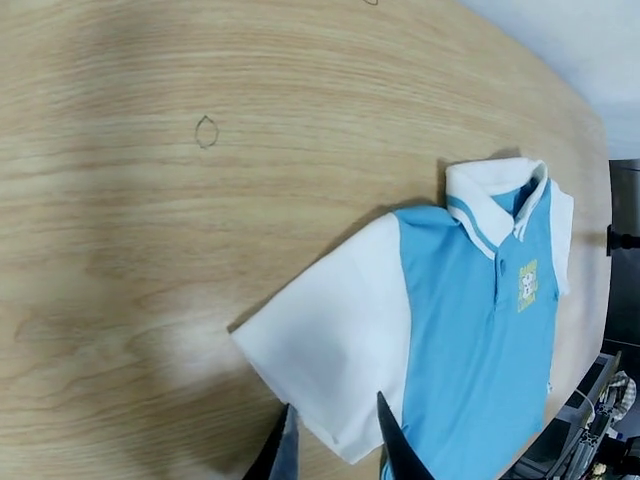
#> input picture frame 77 of policy/x2robot_dataset/tests/data_builder/video_folder/P01-20240203-150506.mp4, 640 x 480 px, given in place of faceImg.mp4, which was not available
$ jupyter execute --allow-errors test_image_video_x2_mix.ipynb   (shell and % lines are left out)
#> lines starting #> are read from the running program, lines starting #| are printed output that depends on the picture
### policy/x2robot_dataset/x2robot_dataset/lazy_dataset.py
from typing import List, Tuple, Dict, Any, Callable, Optional
from pathlib import Path
from dataclasses import dataclass
import queue
import threading
import os
import random
from sympy import rem
from torch import seed
from torch.utils.data import IterableDataset,Sampler
import numpy as np
import time

import torch
import torch.distributed as dist

from collections import defaultdict
import tqdm

import multiprocessing
from dataclasses import dataclass, field

from x2robot_dataset.common.data_preprocessing import _TAC_FILE_MAPPING_V2
from x2robot_dataset.common.utils import balanced_split_between_processes
from x2robot_dataset.common.datasets import (
    create_instance,
    CLASS_REGISTRY,
    ImageDataBuilder,
    VideoDataBuilder,
    MultiVideoLazyDataset
)

import warnings
import gc

warnings.filterwarnings("ignore", message="Length of IterableDataset")


@dataclass
class X2RDataProcessingConfig:
    cam_mapping:dict            = field(default_factory=lambda: {'faceImg': 'face_view', 'leftImg': 'left_wrist_view', 'rightImg': 'right_wrist_view'})
    tac_mapping:Dict[str,str]   = field(default_factory=dict)
    # action_keys:List[str]       = field(default_factory=lambda: list(_ACTION_KEY_EE_MAPPING.keys()))
    predict_action_keys:List[str] = field(default_factory=list)
    obs_action_keys:List[str]   = field(default_factory=list)

    tac_dim:tuple               = (3,15)
    head_action_dim:tuple       = (2,)
    image_height:int            = 480
    image_width:int             = 640
    fps:int                     = 20
    filter_angle_outliers:bool  = True
    detect_motion:bool          = True
    trim_stationary:bool        = False
    parse_tactile:bool          = False
    parse_depth_image:bool      = False
    parse_head_action:bool      = False

    train_test_split:float      = 0.9
    split_seed:int              = 42

    default_instruction:str     = ''
    class_type:str              = 'x2'  # options: 'x2', 'hf', 'zarr', 'image', 'video'

    sample_rate: Optional[float] = None  # Sampling rate for both actions and images (0-1), None means no sampling
    task:str = "action_prediction"
    instruction_path:str = None
    instruction_key:List[Dict] = None

    low_dim_obs_horizon         = 1

    def __post_init__(self):
        if self.class_type == 'x2':
            if self.cam_mapping is None:
                self.cam_mapping = {
                    'faceImg':'face_view',
                    'leftImg':'left_wrist_view',
                    'rightImg':'right_wrist_view'
                }
            self.tac_mapping = _TAC_FILE_MAPPING_V2

        allowed_class_types = CLASS_REGISTRY.keys()
        if self.class_type not in allowed_class_types:
            raise ValueError(
                f"Invalid value for `class_type`: '{self.class_type}'. "
                f"Allowed values are: {allowed_class_types}."
            )

        # Validate sampling rate
        if self.sample_rate is not None and not 0 < self.sample_rate <= 1:
            raise ValueError(f"sample_rate must be between 0 and 1, got {self.sample_rate}")

    def as_dict(self):
        return self.__dict__

    def get(self, key: str, default=None):
        """获取配置值，如果键不存在则返回默认值"""
        return getattr(self, key, default)

    # [28 lines left out: functions use_6D_rotation, use_relative_action, update, not called in this run]

@dataclass
class X2RDataChunkConfig:
    action_horizon:int          = 21
    action_history_length:int   = 0
    image_horizon:int           = 1
    image_history_length:int    = 0
    merge_cur_history:bool      = False # 是否把历史action和当前action合并
    merge_image_history:bool    = False # 是否把历史image和当前image合并
    left_padding:bool           = False
    right_padding:bool          = True
    tac_keys:List[str]          = None

    # label_data_parser and mask_data_parser should be a class that has some method
    label_data_parser:object    = None
    mask_data_parser:object     = None
    mask_type:str               = None
    mask_keys:List[str]         = None

    return_last_obs:bool        = True
    return_first_obs:bool       = False
    return_next_obs_indices:List[int]  = None # 用于返回未来observation的下标列表

    def __post_init__(self):
        if self.action_history_length > 0 and not self.left_padding:
            raise ValueError("不能同时设置 action_history_length > 0 和 left_padding = False。当需要历史动作时必须启用left_padding。")

    def as_dict(self):
        return self.__dict__

    # [111 lines left out: functions use_relative_action, update, make_lazy_dataset, not called in this run]


class IterChunkDataset(IterableDataset):
    """Dataset for loading and iterating over video frames with preloading support."""

    # [85 lines left out: function __init__, not called in this run]

    def __len__(self) -> int:
        return self.dataset.num_episodes

    # [590 lines left out: functions num_frames, _initialize_data_loading, _preloader_worker, __iter__, _start_producers, _get_frame_from_buffer and 12 more, not called in this run]

    class BalancedSampler(Sampler):
        # [40 lines left out: functions __init__, __iter__, not called in this run]

        def __len__(self):
            return len(self.indices)

        def set_epoch(self, epoch):
            self.epoch = epoch

        @property
        def rank_min_frame_count(self):
            return min(self.balanced_frame_counts)

### policy/x2robot_dataset/tests/test_image_video_x2_mix.ipynb
[cell 1]
from x2robot_dataset.common.datasets import (
    create_instance
)

from pathlib import Path

data_config = {'class_type':'image'}
data_folder = './data_builder/image_folder1'

#> (the rest of this cell did not finish here and is left out)

[cell 2]
from x2robot_dataset.lazy_dataset import make_lazy_dataset, X2RDataProcessingConfig
from pathlib import Path

data_folders = ['./data_builder/image_folder1', './data_builder/image_folder2']
#> (the rest of this cell did not finish here and is left out)

[cell 3]
from x2robot_dataset.lazy_dataset import IterChunkDataset, X2RDataProcessingConfig,X2RDataChunkConfig

from pathlib import Path

data_folders = ['./data_builder/image_folder1', './data_builder/image_folder2']
#> (the rest of this cell did not finish here and is left out)

[cell 4]
from x2robot_dataset.lazy_dataset import IterChunkDataset, X2RDataProcessingConfig, X2RDataChunkConfig

from pathlib import Path

data_folders = [
        './data_builder/image_folder1', \
        './data_builder/video_folder', \
        '/x2robot/zhengwei/10000/20240410-clothes',\
]

#> (the rest of this cell did not finish here and is left out)

[cell 5]
from datasets import Dataset

def join_dicts(data_dict, ep_dict):
    # 将 Dataset 转换为字典，方便处理
    data_dict_raw = {
        col: data_dict[col] for col in data_dict.column_names
    }
    ep_dict_raw = {
        col: ep_dict[col] for col in ep_dict.column_names
    }

    # 建立ep_dict的sample_name到索引的映射
    ep_name_to_idx = {name: idx for idx, name in enumerate(ep_dict_raw['sample_name'])}

    # 准备结果字典
    result_dict = {col: [] for col in data_dict.column_names}
    # 添加ep_dict中独有的列
    for col in ep_dict.column_names:
        if col not in result_dict:
            result_dict[col] = []

    # 遍历data_dict中的每一行
    for i, sample_name in enumerate(data_dict_raw['sample_name']):
        # 添加data_dict中的数据
        for col in data_dict.column_names:
            result_dict[col].append(data_dict_raw[col][i])

        # 寻找对应的ep_dict数据
        if sample_name in ep_name_to_idx:
            ep_idx = ep_name_to_idx[sample_name]
            # 添加ep_dict中的数据（除了sample_name）
            for col in ep_dict.column_names:
                if col != 'sample_name' and col not in data_dict.column_names:
                    result_dict[col].append(ep_dict_raw[col][ep_idx])
        else:
            # 不存在对应数据，填充None
            for col in ep_dict.column_names:
                if col != 'sample_name' and col not in data_dict.column_names:
                    result_dict[col].append(None)

    # 转换回Dataset对象
    return Dataset.from_dict(result_dict)

[cell 6]
data_dict = {'sample_name':['a', 'e', 'c'], 'data':[1, 2, 3]}
ep_dict = {'sample_name':['a', 'd', 'f'], 'data2':[4, 5, 6]}

from datasets import Dataset

#> (the rest of this cell did not finish here and is left out)

[cell 7]
from x2robot_dataset.lazy_dataset import IterChunkDataset, X2RDataProcessingConfig, X2RDataChunkConfig

from pathlib import Path

data_folders = [
        './data_builder/x2_cond_folder/x2_cond1.json'
]

#> (the rest of this cell did not finish here and is left out)

#> (a cell that did not finish here is left out)

[cell 9]
import matplotlib.pyplot as plt

dir_path = '/x2robot/zhengwei/10049/20250317-day-pick_up-sponge-right/20250317-day-pick_up-sponge-right@TEACH_ARM@2025_03_17_17_56_31'

# load mp4 data
import cv2

cap = cv2.VideoCapture(f'{dir_path}/faceImg.mp4')

while True:
    ret, frame = cap.read()
#> frame is the input picture: shape (480, 640, 3); mean B, G, R 140.5, 145.5, 132
    plt.imshow(cv2.cvtColor(frame, cv2.COLOR_BGR2RGB))
    height, width = frame.shape[:2]
#> height = 480; width = 640
    x = 0.4 * width
#> x = 256
    y = 0.3 * height
#> y = 144
    plt.plot(x, y, marker='*', color='red', markersize=15, markeredgecolor='white')

    break
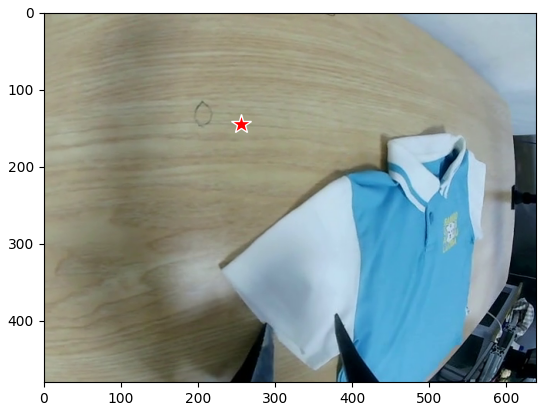
#> figure drawn by matplotlib, 1 panel


$ run again, starting later in the video
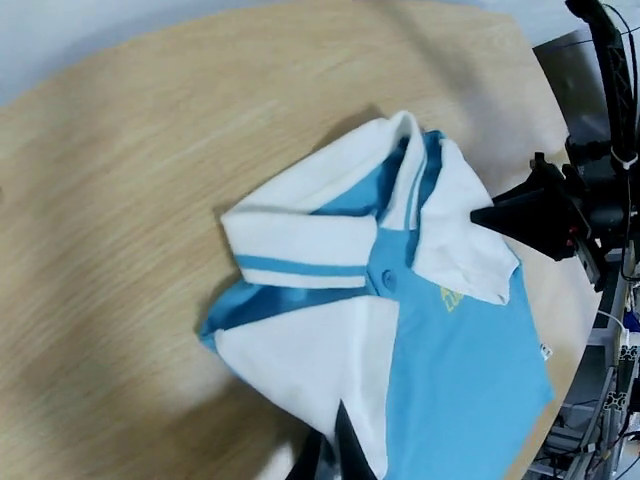
#> input picture frame 347 of policy/x2robot_dataset/tests/data_builder/video_folder/P01-20240203-150506.mp4, 640 x 480 px, given in place of faceImg.mp4, which was not available
#> frame is the input picture: shape (480, 640, 3); mean B, G, R 136.6, 136.4, 120.9
#> `[cell 9] import matplotlib.pyplot as plt  dir_path = '/x2robot/zhengwe..`:
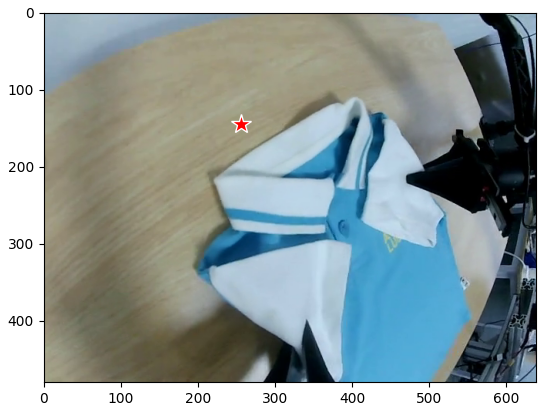
#> figure drawn by matplotlib, 1 panel

$ run again, starting later in the video
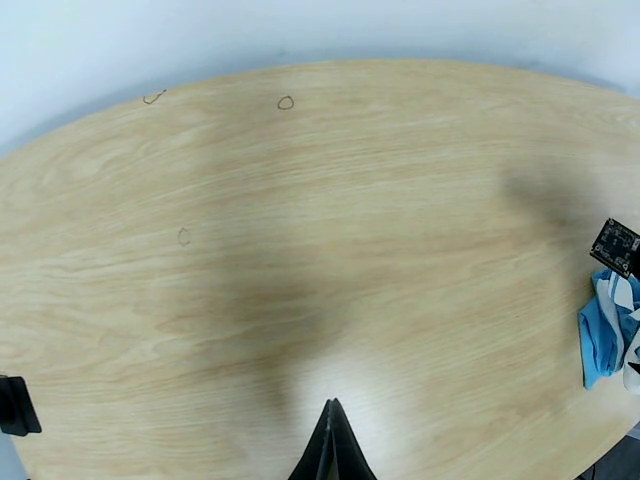
#> input picture frame 618 of policy/x2robot_dataset/tests/data_builder/video_folder/P01-20240203-150506.mp4, 640 x 480 px, given in place of faceImg.mp4, which was not available
#> frame is the input picture: shape (480, 640, 3); mean B, G, R 148, 163.7, 157
#> `[cell 9] import matplotlib.pyplot as plt  dir_path = '/x2robot/zhengwe..`:
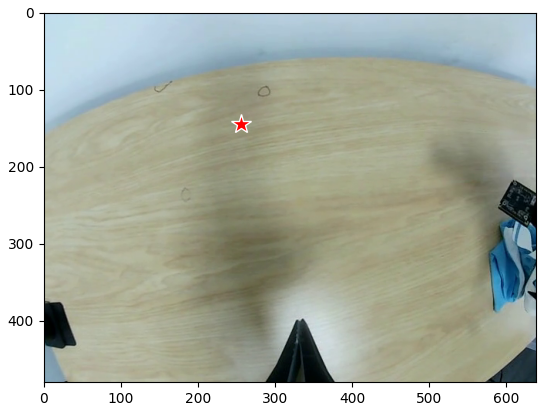
#> figure drawn by matplotlib, 1 panel
